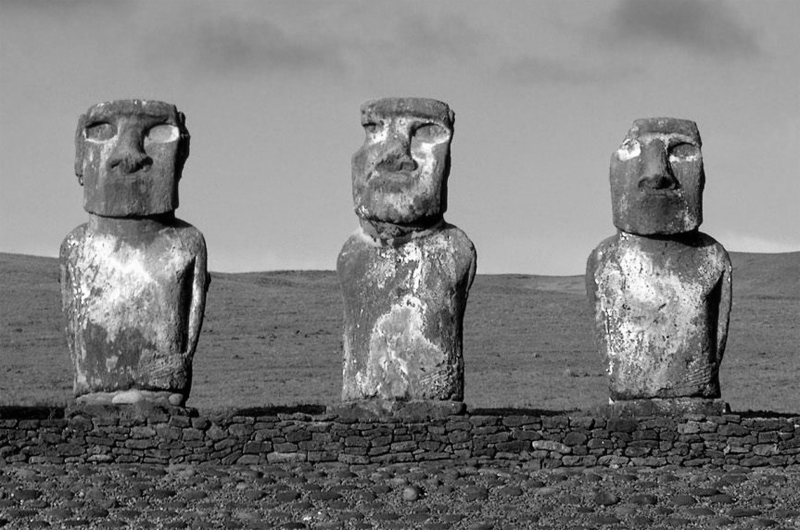
#> input picture standard_test_images/easter.png, 800 x 530 px, found by its file name
$ python laplace_gaussian.py   (older library calls are emulated)
#> lines starting #> are read from the running program, lines starting #| are printed output that depends on the picture
import scipy.misc
import scipy.ndimage
from numpy import asarray
from skimage.feature import canny
from PIL import Image

a = Image.open('/home/thaidy/Desktop/easter.png').convert('L')
#> a is the input picture: PIL image 800x530 L; min 0, max 254, mean 124.4
b = scipy.ndimage.filters.gaussian_laplace(a,1,mode='reflect')
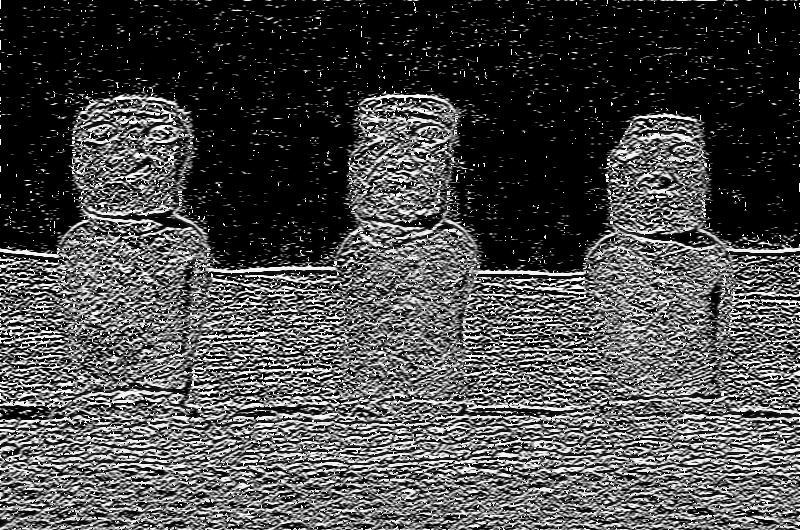
#> b: shape (530, 800); min 0, max 255, mean 75
b = Image.fromarray(b)
b.save('/home/thaidy/Desktop/output.png')
b.show()
